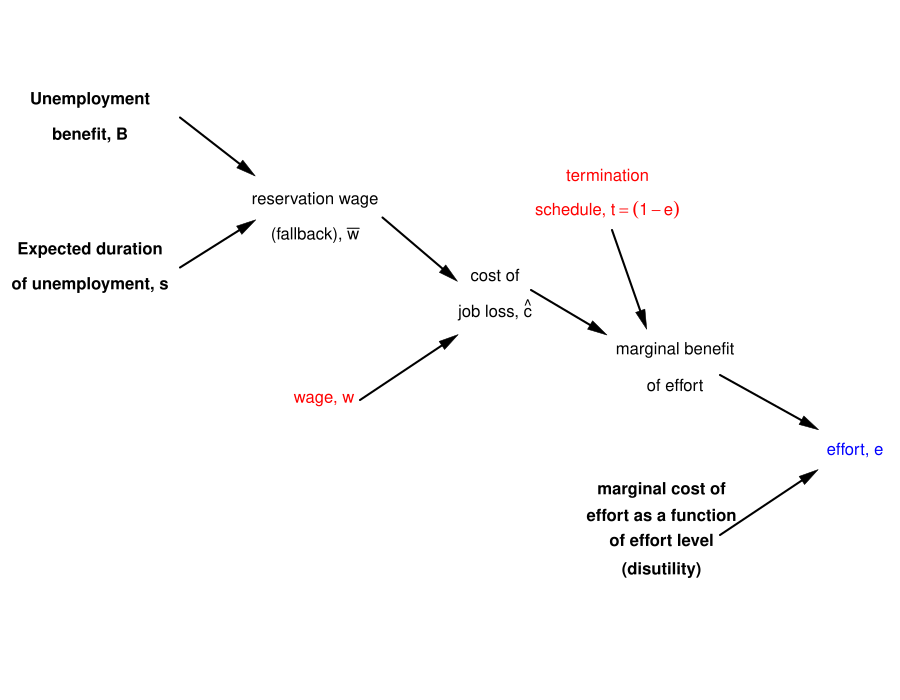

Reproduce this figure in R.
require(shape)
pdf(file = "employment/relationships_w_e.pdf", width = 9, height = 7)

#Set parameters for graphics
axislabelsize <- 1.5
graphlinewidth <- 3
segmentlinewidth <- 2

COL <- c("#7fc97f", "#beaed4", "#fdc086", "#ffff99", "#386cb0", "#f0027f", "#bf5b17", "#666666", "#AA0A27")
COLA <- c("#99d8c9","#66c2a4","#41ae76", "#238b45", "#005824")
COLB <- c("#4eb3d3", "#2b8cbe", "#0868ac","#084081")

par(mar =  c(0, 0, 0, 0))

xlims <- c(0, 20)
ylims <- c(2, 16)

npts <- 501 
x <- seq(xlims[1], xlims[2], length.out = npts)
y <- seq(ylims[1], ylims[2], length.out = npts) 
a <- c(72, 81, 90, 91.125)
b <- c(61, 72, 81, 90)

plot(0, 0, xlim = xlims, ylim = ylims, type = "n",
     xlab = expression(paste("")),
     ylab = expression(paste("")), 
     xaxt = "n", 
     yaxt = "n", 
     cex.lab = axislabelsize, 
     bty = "n",
     xaxs="i", 
     yaxs="i")

ticksy <- seq(from = 0, to = ylims[2], by = 2)
ylabels <- seq(from = 0, to = ylims[2], by = 2)
ticksx <- seq(from = 0, to = xlims[2], by = 2)
xlabels <- seq(from = 0, to = xlims[2], by = 2)


text(2, 14, expression(paste(bold("Unemployment"))))
text(2, 13.3, expression(paste(bold("benefit, B"))))
Arrows(4, 13.65, 5.5, 12.6, col = "black", lty = 1, lwd = 2, arr.type = "triangle", arr.lwd = 0.5)


text(2, 11, expression(paste(bold("Expected duration"))))
text(2, 10.3, expression(paste(bold("of unemployment, s"))))
Arrows(4, 10.65, 5.5, 11.5, col = "black", lty = 1, lwd = 2, arr.type = "triangle", arr.lwd = 0.5)


text(7, 12, expression(paste("reservation wage")))
text(7, 11.3, expression(paste("(fallback), ", bar(w))))
Arrows(8.5, 11.65, 10, 10.5, col = "black", lty = 1, lwd = 2, arr.type = "triangle", arr.lwd = 0.5)

text(7.2, 8, expression(paste("wage, ", w)), col = COL[9])
Arrows(8, 8, 10, 9.2, col = "black", lty = 1, lwd = 2, arr.type = "triangle", arr.lwd = 0.5)

text(11, 10.5, expression(paste("cost of")))
text(11, 9.8, expression(paste("job loss, ", hat(c))))
Arrows(11.8, 10.2, 13.3, 9.4, col = "black", lty = 1, lwd = 2, arr.type = "triangle", arr.lwd = 0.5)

text(13.5, 12.5, expression(paste("termination")), col = COL[9])
text(13.5, 11.8, expression(paste("schedule, ", t == (1 - e))), col = COL[9])
Arrows(13.6, 11.4, 14.3, 9.6, col = "black", lty = 1, lwd = 2, arr.type = "triangle", arr.lwd = 0.5)


text(15, 9, expression(paste("marginal benefit")))
text(15, 8.3, expression(paste("of effort")))
Arrows(16, 8.5, 18, 7.5, col = "black", lty = 1, lwd = 2, arr.type = "triangle", arr.lwd = 0.5)

text(14.7, 6.2, expression(paste(bold("marginal cost of"))))
text(14.7, 5.7, expression(paste(bold("effort as a function"))))
text(14.7, 5.2, expression(paste(bold("of effort level"))))
text(14.7, 4.6, expression(paste(bold("(disutility)"))))
Arrows(16, 5.3, 18, 6.5, col = "black", lty = 1, lwd = 2, arr.type = "triangle", arr.lwd = 0.5)

text(19, 7, expression(paste("effort, ", e)), col = COLB[4])


dev.off()
